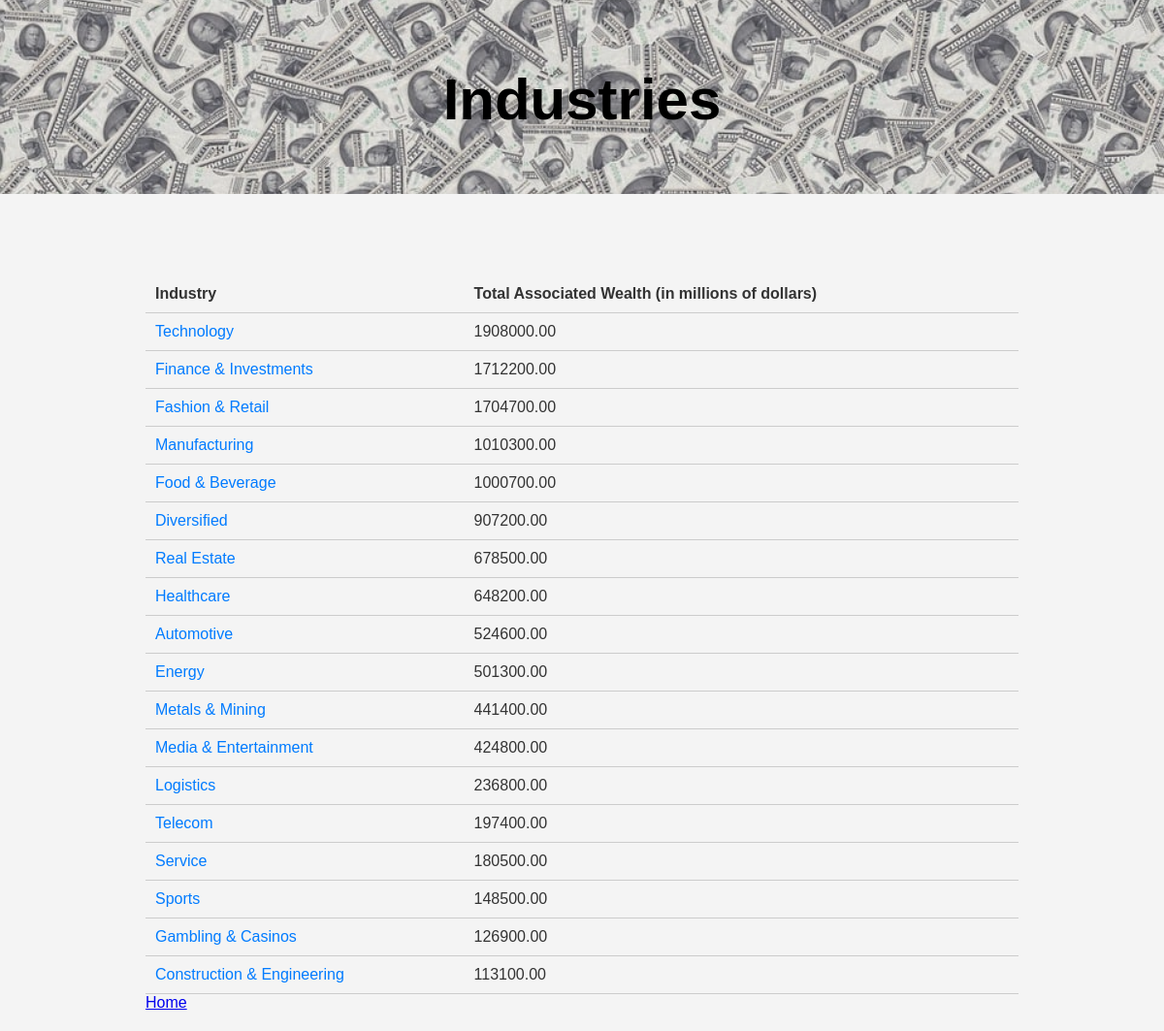
The app's page /industries_by_wealth with its own data.
### tables this page shows
CREATE TABLE Industries (
        id INTEGER PRIMARY KEY,
        industry TEXT,
        source TEXT
    );

### app.py (the view)
@app.route('/industries_by_wealth')
def industries_by_wealth():
    industries_query = """
    SELECT i.id, i.industry AS Industry, SUM(p.wealth) AS total_wealth
    FROM industries i
    JOIN people p ON i.id = p.industry_id
    GROUP BY i.industry
    ORDER BY total_wealth DESC;
    """
    _, industries = execute_query(industries_query)
    return render_template('industries.html', industries=industries)

### app.py (called while the page is built)
def execute_query(query, params=None):
    conn = sqlite3.connect(db_path)
    cursor = conn.cursor()
    cursor.execute(query, params or [])
    columns = [description[0] for description in cursor.description]
    results = cursor.fetchall()
    conn.close()
    return columns, results

### templates/industries.html (shortened to what this page needs)
<!DOCTYPE html>
<html lang="pt">
<head>
    <link rel="stylesheet" href="{{ url_for('static', filename='style.css') }}">
</head>
<body>
    <header>
        <img src="{{ url_for('static', filename='header-image.jpg') }}" alt="Header Image" class="header-image">
        <h1 class="header-title">Industries</h1>
    </header>
    <main>
        <table>
            <thead>
                <tr>
                    <th>Industry</th>
                    <th>Total Associated Wealth (in millions of dollars)</th>
                </tr>
            </thead>
            <tbody>
            {% for industry in industries %}
                <tr>
                    <td><a href="{{ url_for('industry_details', industry_name=industry[1]) }}">{{ industry[1] }}</a></td>
                    <td>{{ '%.2f' | format(industry[2]) }}</td>
                </tr>
            {% endfor %}
        </tbody>
        </table>
        <a href="/" class="btn">Home</a>
    </main>
</body>
</html>

### static/style.css (style rules this page uses)
body { font-family: Arial, sans-serif; margin: 0; padding: 0; background-color: #f4f4f4; color: #333; }
header { position: relative; text-align: center; color: black; margin-bottom:40px; }
.header-image { width: 100%; height: 200px; object-fit: cover; opacity: 0.8; }
.header-title { position: absolute; top: 50%; left: 50%; transform: translate(-50%, -50%); color: black; font-size: 60px; font-weight: bold; margin: 0; }
main { padding: 20px; max-width: 900px; margin: 0 auto; }
table { width: 100%; border-collapse: collapse; margin-top: 20px; }
table th, table td { text-align: left; padding: 10px; border-bottom: 1px solid #ccc; }
table th { background-color: #f4f4f4; }
table td a { color: #007BFF; text-decoration: none; }

### records on screen
Industries: industry "Technology", industry "1908000.00"
Industries: industry "Finance & Investments", industry "1712200.00"
Industries: industry "Fashion & Retail", industry "1704700.00"
Industries: industry "Manufacturing", industry "1010300.00"
Industries: industry "Food & Beverage", industry "1000700.00"
Industries: industry "Diversified", industry "907200.00"
Industries: industry "Real Estate", industry "678500.00"
Industries: industry "Healthcare", industry "648200.00"
Industries: industry "Automotive", industry "524600.00"
Industries: industry "Energy", industry "501300.00"
Industries: industry "Metals & Mining", industry "441400.00"
Industries: industry "Media & Entertainment", industry "424800.00"
Industries: industry "Logistics", industry "236800.00"
Industries: industry "Telecom", industry "197400.00"
Industries: industry "Service", industry "180500.00"
Industries: industry "Sports", industry "148500.00"
Industries: industry "Gambling & Casinos", industry "126900.00"
Industries: industry "Construction & Engineering", industry "113100.00"
